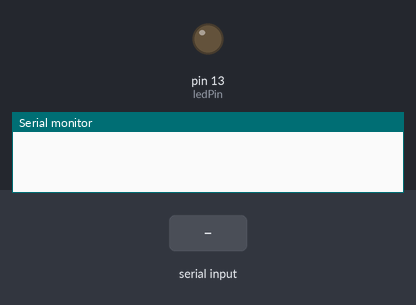
Bench run of a sketch on a simulated Arduino Uno, built with avr-gcc and run on an emulated ATmega328P. On the bench: output pins drawn as LEDs (lit = HIGH), the last lines printed to the serial monitor. The test bench sets the inputs (shaded band).

Above: at 1.2 s.
1.3 s: "ON\n" received over Serial
At 2.5 s:
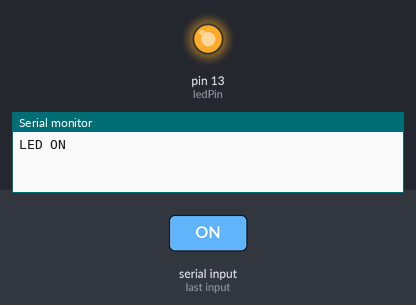
2.8 s: "OFF\n" received over Serial
At 3.8 s:
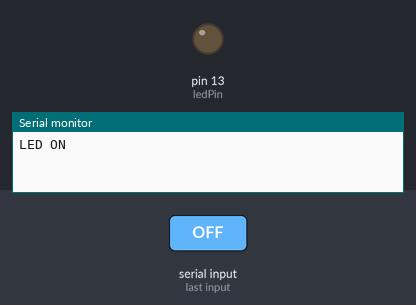
Timing chart, 0 to 5.8 s (numbered marks = the images above; inputs shaded):
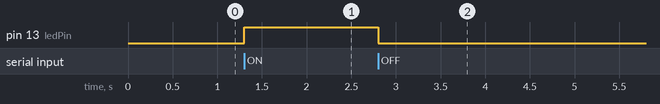

Measured:
- after the input at 1.3 s, pin 13 (ledPin): LOW → HIGH at once
- after the input at 2.8 s, pin 13 (ledPin): HIGH → LOW at once

The sketch:

ConsoleRead.ino
```cpp
#define ledPin 13

void setup() {
  Serial.begin(9600);
  pinMode(ledPin, OUTPUT);
}

void loop() {
  if(Serial.available() > 0)
  {
    String info;
    info = Serial.readStringUntil('\n');

    if(info.equals("ON")) {
      digitalWrite(ledPin, HIGH);
      Serial.println("LED ON");
    }
    else if(info.equals("OFF")) {
      digitalWrite(ledPin, LOW);
    }

  }

}
```
